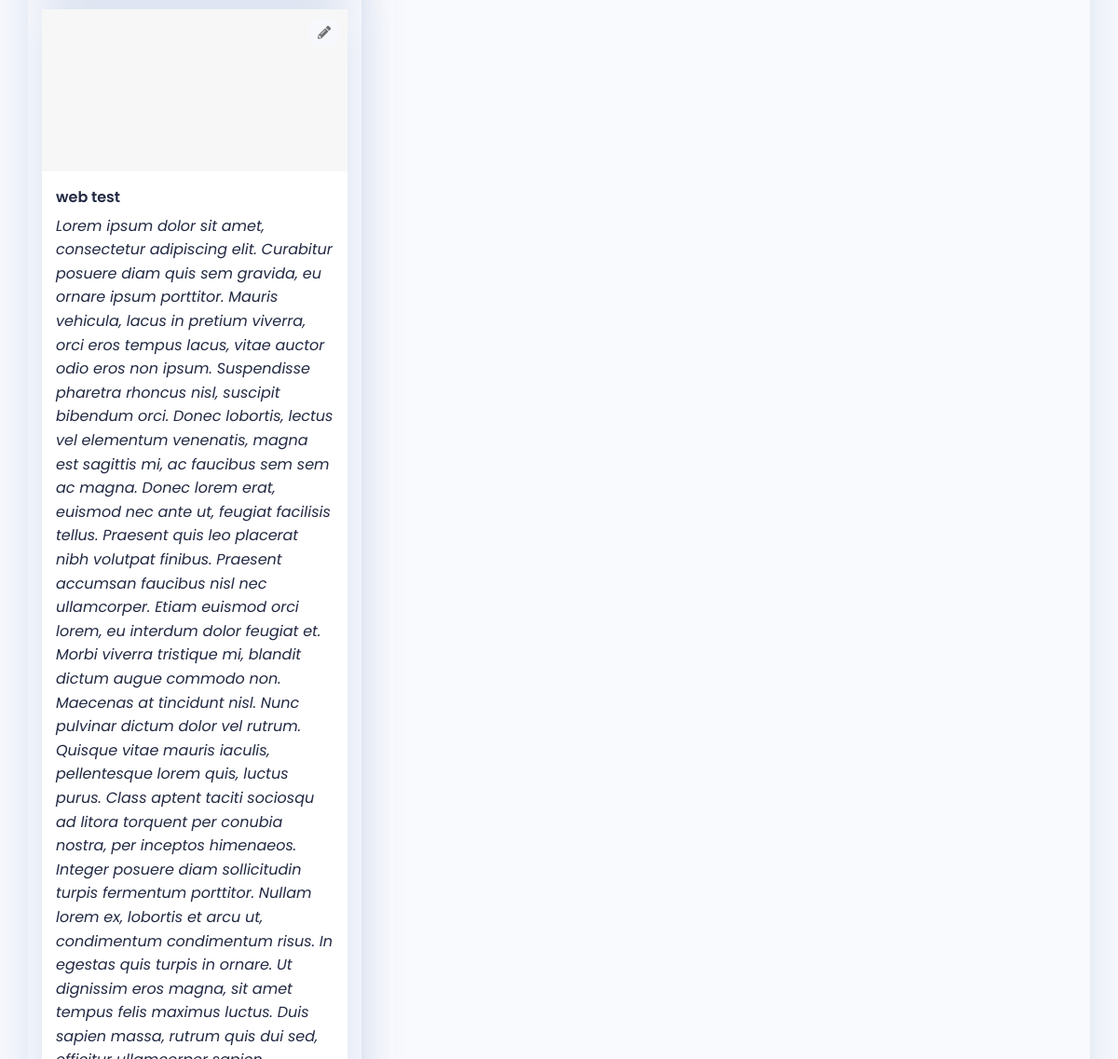
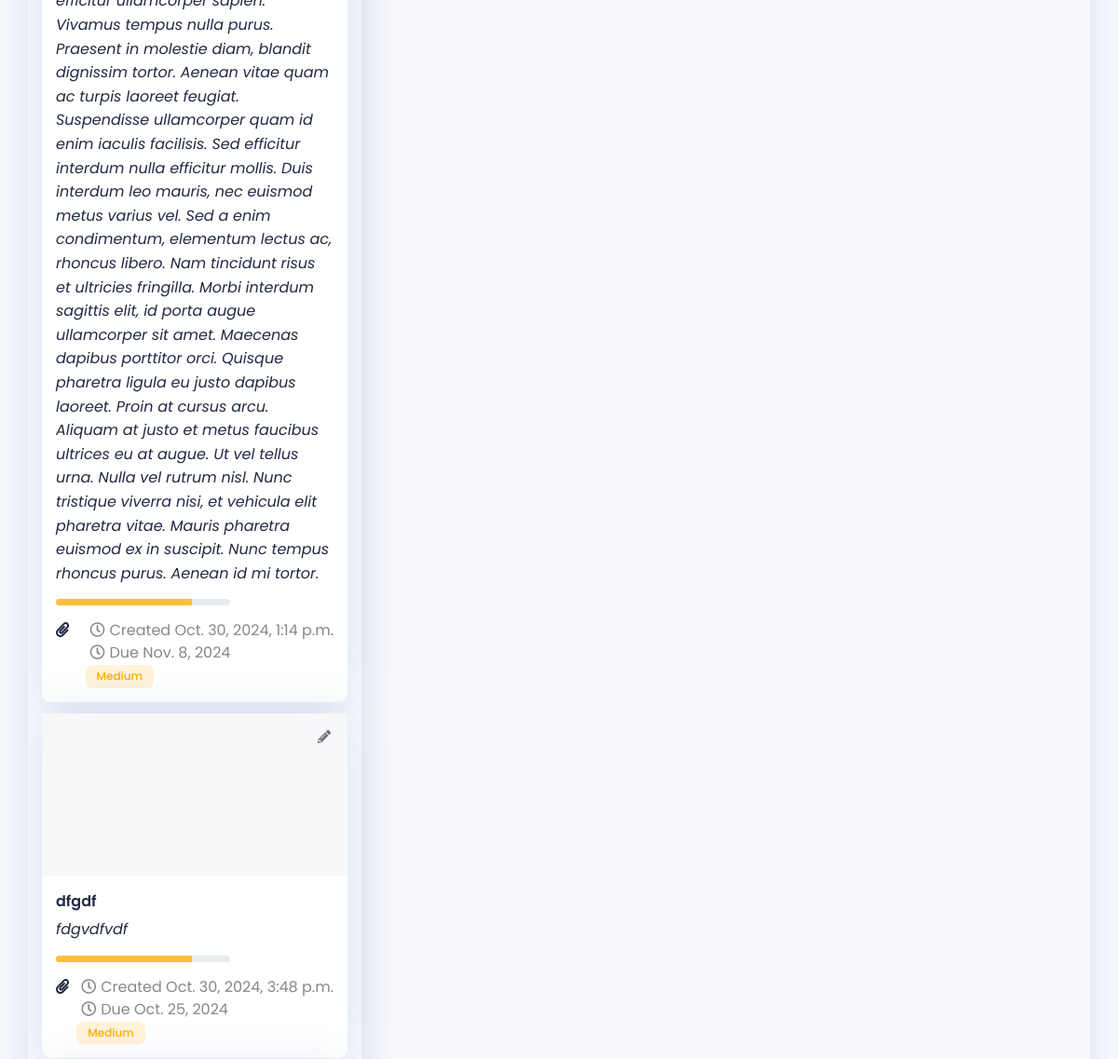
The app's page /board/ (signed in, middle part), older data (2 pictures, top to bottom).
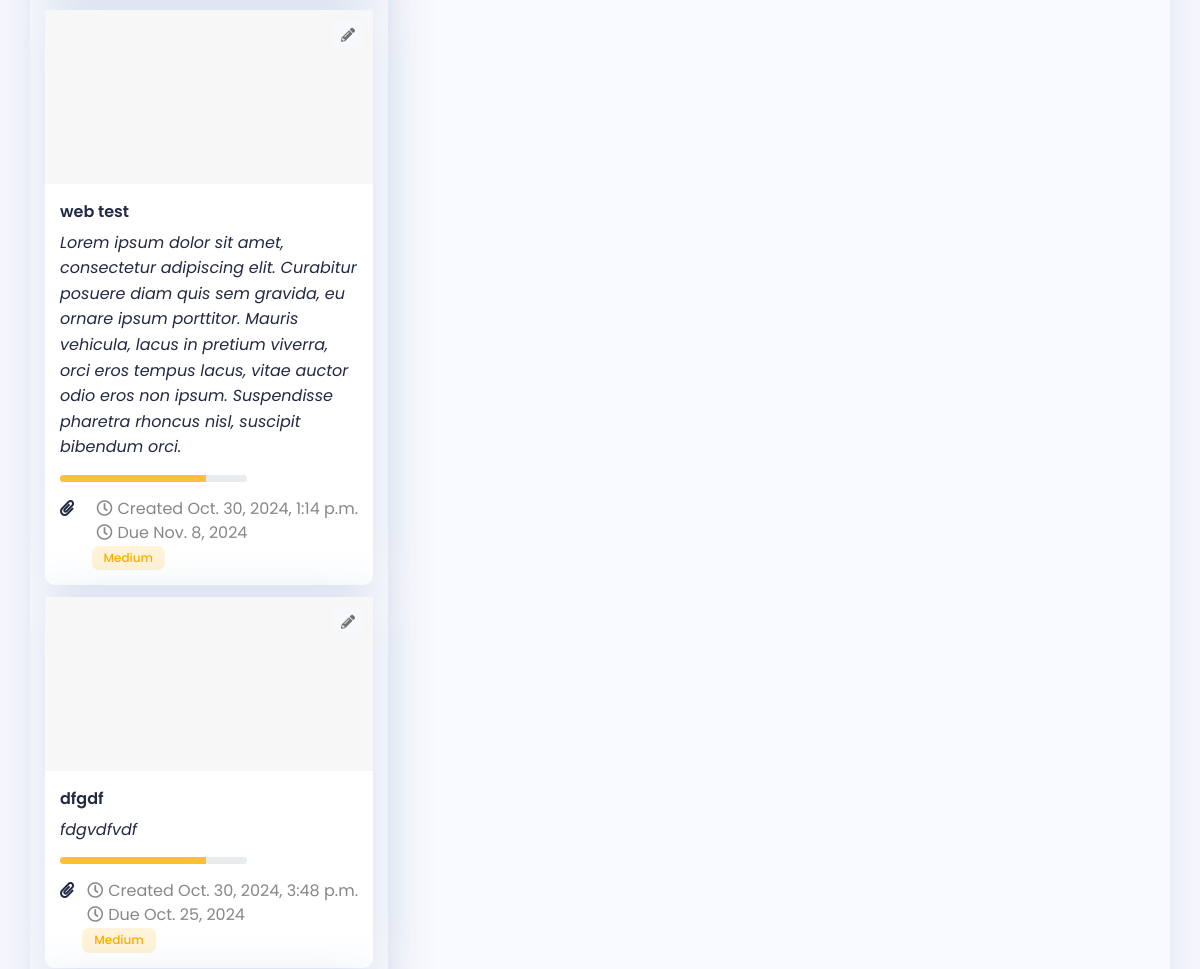
The same page, newer data.
### tickets/models.py (models this page shows)
class Ticket(models.Model):
    title = models.CharField(max_length=255)
    description = models.TextField()
    priority = models.CharField(max_length=50, choices=[('Low', 'Low'), ('Medium', 'Medium'), ('High', 'High'), ('Critical', 'Critical')])
    status = models.CharField(max_length=50, choices=[('Open', 'Open'), ('In Progress', 'In Progress'), ('Resolved', 'Resolved'), ('Closed', 'Closed')])
    assignee = models.ForeignKey(User, related_name='assigned_tickets', on_delete=models.SET_NULL, null=True)
    reporter = models.ForeignKey(User, related_name='reported_tickets', on_delete=models.SET_NULL, null=True)
    due_date = models.DateField()
    created_at = models.DateTimeField(auto_now_add=True)
    updated_at = models.DateTimeField(auto_now=True)

### dashboard/views.py (the view)
# urls.py: path('board/', board, name='board'),
@login_required(login_url='/users/login/')
def board(request):
    tickets = Ticket.objects.all()
    priority_counts = count_priorities()  # Get counts and percentages
    open_tickets_count = Ticket.objects.filter(status='Open').count()
    in_progress_tickets_count = Ticket.objects.filter(status='In Progress').count()
    resolved_tickets_count = Ticket.objects.filter(status='Resolved').count()
    closed_tickets_count = Ticket.objects.filter(status='Closed').count()
    return render(request, 'dashboard/board.html', {
        'tickets': tickets,
        'priority_counts': priority_counts,
        'open_tickets_count': open_tickets_count,
        'in_progress_tickets_count': in_progress_tickets_count,
        'resolved_tickets_count': resolved_tickets_count,
        'closed_tickets_count': closed_tickets_count,
    })

### dashboard/views.py (called while the page is built)
def count_priorities():
    total_tickets = Ticket.objects.count()  # Total number of tickets
    priority_counts = Ticket.objects.values('priority').annotate(count=Count('priority'))
    counts_and_percentages = {
        'Low': {'count': 0, 'percentage': 0},
        'Medium': {'count': 0, 'percentage': 0},
        'High': {'count': 0, 'percentage': 0},
        'Critical': {'count': 0, 'percentage': 0},
    }
    for priority in priority_counts:
        priority_level = priority['priority']
        count = priority['count']
        percentage = (count / total_tickets * 100) if total_tickets > 0 else 0
        counts_and_percentages[priority_level] = {'count': count, 'percentage': round(percentage, 2)}
    return counts_and_percentages

### ticket_notifications/templatetags/notification_tags.py (called while the page is built)
@register.simple_tag
def unread_notifications_count(user):
    return Notification.objects.filter(user=user, is_read=False).count()

### dashboard/templates/dashboard/board.html (shortened to what this page needs)
{% extends 'layout.html' %}
{% block content %}
<div class="main">
    <div class="main-content board">
        <div class="row">
            <div class="col-12">
                <div class="kanban-board card mb-0 pd-0">
                    <div class="box-body pd-0">
                        <div class="kanban-cont">
                            <div id="open" class="kanban-list kanban-list-to-do">
                                <div class="kanban-wrap">
                                    {% for ticket in tickets %}
                                    <div class="panel" draggable="true" data-status="open">
                                        <div class="kanban-box item-box">
                                            <div class="dropdown edit">
                                                <a href="#" class="btn-link" data-bs-toggle="dropdown" aria-expanded="false">
                                                    <i class="fas fa-pencil-alt"></i>
                                                </a>
                                                </div>
                                                 <div class="img-box">
                                                <img src="./images/to-do-list/project-1.png" alt="">
                                                 </div>
                                                <div class="content-box">
                                                <h6 class="title fs-16">    {{ ticket.title }}     </h6>
                                                <i class="title fs-16">   {{ ticket.description }}      </i>
                                                <div class="progress skill-progress mt-15 mb-15" style="height:7px;">
                                                    <div class="progress-bar progress-animated" style="width: 78%; height:7px;" role="progressbar">
                                                    </div>
                                                </div>
                                                <div class="d-flex justify-content-between">
                                                    <div class="link"><a href="#"><i class="fas fa-paperclip"></i></a></div>
                                                    <div class="time">
                                                        <p class="font-main mb-0"><i class="far fa-clock"></i>Created {{ ticket.created_at }}</p>
                                                        <p class="font-main mb-0"><i class="far fa-clock"></i>Due {{ ticket.due_date }}</p>
                                                        <span class="badge
                                                        {% if ticket.priority == "Low" %}badge-success-light
                                                        {% elif ticket.priority == "Medium" %}badge-warning-light
                                                        {% elif ticket.priority == "High" %}badge-danger-light
                                                        {% elif ticket.priority == "Critical" %}badge-danger-light
                                                        {% endif %}">
                                                        {{ ticket.priority }}
                                                    </span>
                                                    </div>
                                                </div>
                                            </div>
                                        </div>
                                    </div>
                                    {% endfor %}
                                </div>
                            </div>
                        </div>
                    </div>
                </div>
            </div>
        </div>
    </div>
</div>
{% endblock %}

Row changes from the older to the newer data that the page shows:
changed Ticket "web test": description "…nisl, suscipit bibendum orci. Donec lobortis, lectus vel elementum venenatis, magna est sagittis mi, ac faucibus sem sem ac magna. Donec lorem erat, euismod nec ante ut, feugiat facilisis tellus. Praesent quis leo placerat nibh volutpat finibus. Praesent accumsan faucibus nisl nec ullamcorper. Etiam euismod orci lorem, eu interdum dolor feugiat et. Morbi viverra tristique mi, blandit dictum augue commodo non. Maecenas at tincidunt nisl. Nunc pulvinar dictum dolor vel rutrum. Quisque vitae mauris iaculis, pellentesque lorem quis, luctus purus. Class aptent taciti sociosqu ad litora torquent per conubia nostra, per inceptos himenaeos. Integer posuere diam sollicitudin turpis fermentum…" → "…nisl, suscipit bibendum orci."
